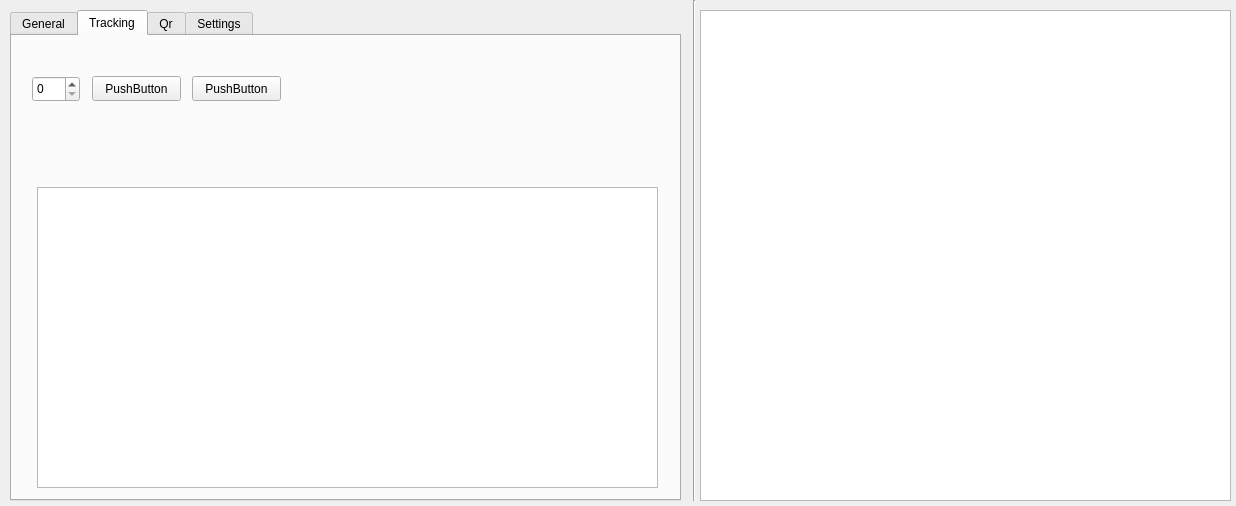
<?xml version="1.0" encoding="UTF-8"?>
<ui version="4.0">
 <class>SavasanGui</class>
 <widget class="QWidget" name="SavasanGui">
  <property name="geometry">
   <rect>
    <x>0</x>
    <y>0</y>
    <width>1236</width>
    <height>506</height>
   </rect>
  </property>
  <property name="windowTitle">
   <string>Form</string>
  </property>
  <widget class="QTabWidget" name="tabWidget">
   <property name="geometry">
    <rect>
     <x>10</x>
     <y>10</y>
     <width>671</width>
     <height>491</height>
    </rect>
   </property>
   <property name="whatsThis">
    <string>&lt;html&gt;&lt;head/&gt;&lt;body&gt;&lt;p&gt;Tracking&lt;/p&gt;&lt;/body&gt;&lt;/html&gt;</string>
   </property>
   <property name="currentIndex">
    <number>1</number>
   </property>
   <widget class="QWidget" name="tab">
    <attribute name="title">
     <string>General</string>
    </attribute>
    <widget class="QSlider" name="horizontalSlider">
     <property name="geometry">
      <rect>
       <x>19</x>
       <y>440</y>
       <width>611</width>
       <height>20</height>
      </rect>
     </property>
     <property name="minimum">
      <number>14</number>
     </property>
     <property name="maximum">
      <number>22</number>
     </property>
     <property name="singleStep">
      <number>5</number>
     </property>
     <property name="value">
      <number>16</number>
     </property>
     <property name="tracking">
      <bool>false</bool>
     </property>
     <property name="orientation">
      <enum>Qt::Horizontal</enum>
     </property>
     <property name="tickPosition">
      <enum>QSlider::NoTicks</enum>
     </property>
     <property name="tickInterval">
      <number>0</number>
     </property>
    </widget>
    <widget class="QSlider" name="verticalSlider">
     <property name="geometry">
      <rect>
       <x>610</x>
       <y>20</y>
       <width>20</width>
       <height>401</height>
      </rect>
     </property>
     <property name="minimum">
      <number>50</number>
     </property>
     <property name="maximum">
      <number>200</number>
     </property>
     <property name="orientation">
      <enum>Qt::Vertical</enum>
     </property>
    </widget>
   </widget>
   <widget class="QWidget" name="Tracking">
    <property name="accessibleName">
     <string>Tracking</string>
    </property>
    <attribute name="title">
     <string>Tracking</string>
    </attribute>
    <widget class="QSpinBox" name="spinBox">
     <property name="geometry">
      <rect>
       <x>20</x>
       <y>40</y>
       <width>48</width>
       <height>26</height>
      </rect>
     </property>
    </widget>
    <widget class="QPushButton" name="pushButton">
     <property name="geometry">
      <rect>
       <x>80</x>
       <y>40</y>
       <width>89</width>
       <height>25</height>
      </rect>
     </property>
     <property name="text">
      <string>PushButton</string>
     </property>
    </widget>
    <widget class="QPushButton" name="pushButton_2">
     <property name="geometry">
      <rect>
       <x>180</x>
       <y>40</y>
       <width>89</width>
       <height>25</height>
      </rect>
     </property>
     <property name="text">
      <string>PushButton</string>
     </property>
    </widget>
    <widget class="QTextBrowser" name="tracker_logger">
     <property name="geometry">
      <rect>
       <x>25</x>
       <y>151</y>
       <width>621</width>
       <height>301</height>
      </rect>
     </property>
    </widget>
   </widget>
   <widget class="QWidget" name="Qr">
    <property name="accessibleName">
     <string>Qr</string>
    </property>
    <property name="autoFillBackground">
     <bool>false</bool>
    </property>
    <attribute name="title">
     <string>Qr</string>
    </attribute>
    <widget class="QWidget" name="verticalLayoutWidget">
     <property name="geometry">
      <rect>
       <x>0</x>
       <y>20</y>
       <width>671</width>
       <height>103</height>
      </rect>
     </property>
     <layout class="QVBoxLayout" name="verticalLayout_3">
      <item>
       <widget class="Line" name="line">
        <property name="orientation">
         <enum>Qt::Horizontal</enum>
        </property>
       </widget>
      </item>
      <item>
       <layout class="QHBoxLayout" name="horizontalLayout_2">
        <item>
         <widget class="QLabel" name="label_3">
          <property name="text">
           <string>Azimut Degree</string>
          </property>
         </widget>
        </item>
        <item>
         <widget class="QLabel" name="label_2">
          <property name="text">
           <string>Dive Angle</string>
          </property>
         </widget>
        </item>
        <item>
         <widget class="QLabel" name="label">
          <property name="text">
           <string>Offset</string>
          </property>
         </widget>
        </item>
        <item>
         <widget class="QLabel" name="label_4">
          <property name="text">
           <string>Distance for Approach</string>
          </property>
         </widget>
        </item>
       </layout>
      </item>
      <item>
       <layout class="QHBoxLayout" name="horizontalLayout_6">
        <item>
         <widget class="QLineEdit" name="Azimut_input">
          <property name="text">
           <string>90</string>
          </property>
         </widget>
        </item>
        <item>
         <widget class="QLineEdit" name="dive_input">
          <property name="text">
           <string>60</string>
          </property>
         </widget>
        </item>
        <item>
         <widget class="QLineEdit" name="Offset_input">
          <property name="text">
           <string>0</string>
          </property>
         </widget>
        </item>
        <item>
         <widget class="QLineEdit" name="approach_input">
          <property name="inputMethodHints">
           <set>Qt::ImhDigitsOnly</set>
          </property>
          <property name="text">
           <string>70</string>
          </property>
         </widget>
        </item>
       </layout>
      </item>
      <item>
       <widget class="QPushButton" name="pushButton_3">
        <property name="text">
         <string>Start Kamikaze</string>
        </property>
       </widget>
      </item>
      <item>
       <widget class="Line" name="line_2">
        <property name="orientation">
         <enum>Qt::Horizontal</enum>
        </property>
       </widget>
      </item>
     </layout>
    </widget>
    <widget class="QTextBrowser" name="kamikaze_logs">
     <property name="geometry">
      <rect>
       <x>5</x>
       <y>181</y>
       <width>661</width>
       <height>271</height>
      </rect>
     </property>
    </widget>
   </widget>
   <widget class="QWidget" name="tab_3">
    <attribute name="title">
     <string>Settings</string>
    </attribute>
   </widget>
  </widget>
  <widget class="Line" name="line_3">
   <property name="geometry">
    <rect>
     <x>669</x>
     <y>0</y>
     <width>51</width>
     <height>501</height>
    </rect>
   </property>
   <property name="orientation">
    <enum>Qt::Vertical</enum>
   </property>
  </widget>
  <widget class="QTextBrowser" name="general_log">
   <property name="geometry">
    <rect>
     <x>700</x>
     <y>10</y>
     <width>531</width>
     <height>491</height>
    </rect>
   </property>
   <property name="mouseTracking">
    <bool>false</bool>
   </property>
  </widget>
 </widget>
 <resources/>
 <connections/>
</ui>
